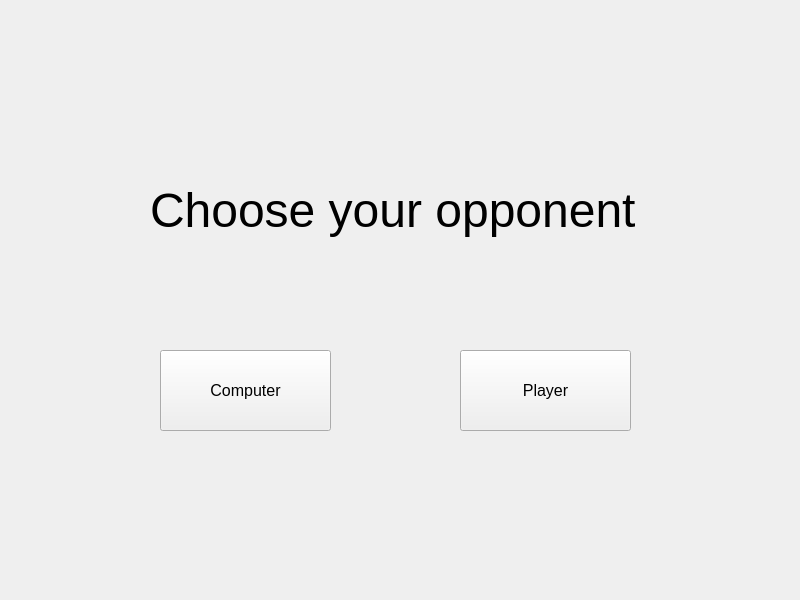
<?xml version="1.0" encoding="UTF-8"?>
<ui version="4.0">
 <class>MainWindow</class>
 <widget class="QMainWindow" name="MainWindow">
  <property name="geometry">
   <rect>
    <x>0</x>
    <y>0</y>
    <width>800</width>
    <height>600</height>
   </rect>
  </property>
  <property name="windowTitle">
   <string>MainWindow</string>
  </property>
  <widget class="QWidget" name="centralwidget">
   <widget class="QLabel" name="chooseOpponentLabel">
    <property name="geometry">
     <rect>
      <x>150</x>
      <y>160</y>
      <width>501</width>
      <height>101</height>
     </rect>
    </property>
    <property name="font">
     <font>
      <pointsize>36</pointsize>
     </font>
    </property>
    <property name="text">
     <string>Choose your opponent</string>
    </property>
   </widget>
   <widget class="QPushButton" name="computerButton">
    <property name="geometry">
     <rect>
      <x>160</x>
      <y>350</y>
      <width>171</width>
      <height>81</height>
     </rect>
    </property>
    <property name="font">
     <font>
      <pointsize>12</pointsize>
     </font>
    </property>
    <property name="text">
     <string>Computer</string>
    </property>
   </widget>
   <widget class="QPushButton" name="playerButton">
    <property name="geometry">
     <rect>
      <x>460</x>
      <y>350</y>
      <width>171</width>
      <height>81</height>
     </rect>
    </property>
    <property name="font">
     <font>
      <pointsize>12</pointsize>
     </font>
    </property>
    <property name="text">
     <string>Player</string>
    </property>
   </widget>
  </widget>
 </widget>
 <resources/>
 <connections/>
</ui>
